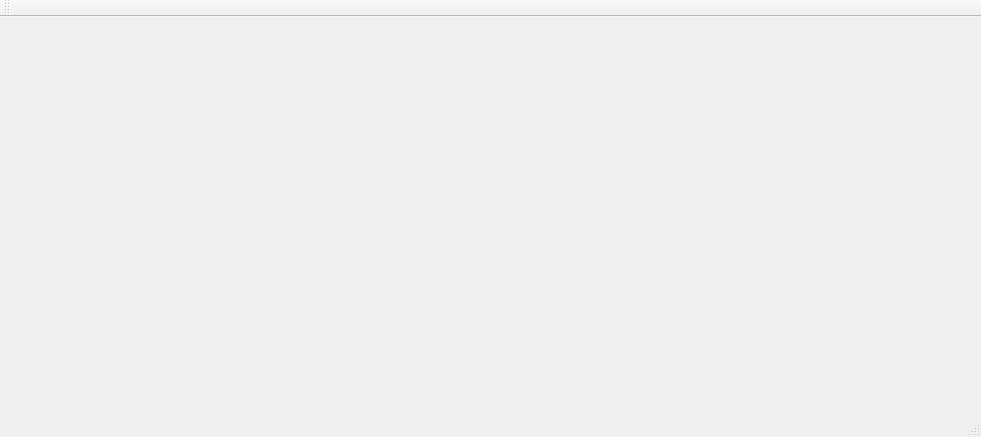
<?xml version="1.0" encoding="UTF-8"?>
<ui version="4.0">
 <class>MainWindow</class>
 <widget class="QMainWindow" name="MainWindow">
  <property name="geometry">
   <rect>
    <x>0</x>
    <y>0</y>
    <width>981</width>
    <height>437</height>
   </rect>
  </property>
  <property name="sizePolicy">
   <sizepolicy hsizetype="Preferred" vsizetype="Preferred">
    <horstretch>0</horstretch>
    <verstretch>0</verstretch>
   </sizepolicy>
  </property>
  <property name="windowTitle">
   <string>MainWindow</string>
  </property>
  <widget class="QWidget" name="centralWidget">
   <layout class="QHBoxLayout" name="horizontalLayout">
    <property name="leftMargin">
     <number>1</number>
    </property>
    <property name="topMargin">
     <number>1</number>
    </property>
    <property name="rightMargin">
     <number>1</number>
    </property>
    <property name="bottomMargin">
     <number>1</number>
    </property>
    <item>
	 <widget class="AMPlot" name="plot" native="true"/>
    </item>
   </layout>
  </widget>
  <widget class="QMenuBar" name="menuBar">
   <property name="geometry">
    <rect>
     <x>0</x>
     <y>0</y>
     <width>981</width>
     <height>21</height>
    </rect>
   </property>
  </widget>
  <widget class="QToolBar" name="mainToolBar">
   <attribute name="toolBarArea">
    <enum>TopToolBarArea</enum>
   </attribute>
   <attribute name="toolBarBreak">
    <bool>false</bool>
   </attribute>
  </widget>
  <widget class="QStatusBar" name="statusBar"/>
 </widget>
 <layoutdefault spacing="6" margin="11"/>
 <customwidgets>
  <customwidget>
   <class>AMPlot</class>
   <extends>QWidget</extends>
   <header>AMPlot.h</header>
   <container>1</container>
  </customwidget>
 </customwidgets>
 <resources/>
 <connections/>
</ui>
